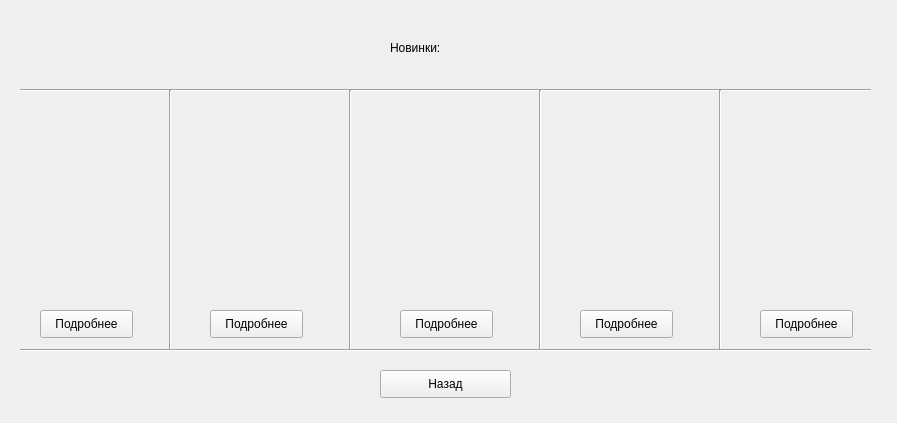
<?xml version="1.0" encoding="UTF-8"?>
<ui version="4.0">
 <class>NewFilms</class>
 <widget class="QWidget" name="NewFilms">
  <property name="geometry">
   <rect>
    <x>0</x>
    <y>0</y>
    <width>897</width>
    <height>423</height>
   </rect>
  </property>
  <property name="windowTitle">
   <string>Новые фильмы уже в прокате!</string>
  </property>
  <property name="windowIcon">
   <iconset resource="resource.qrc">
    <normaloff>:/rec/img/cinema.png</normaloff>:/rec/img/cinema.png</iconset>
  </property>
  <widget class="QPushButton" name="pushButton">
   <property name="geometry">
    <rect>
     <x>380</x>
     <y>370</y>
     <width>131</width>
     <height>28</height>
    </rect>
   </property>
   <property name="text">
    <string>Назад</string>
   </property>
  </widget>
  <widget class="QLabel" name="label">
   <property name="geometry">
    <rect>
     <x>390</x>
     <y>40</y>
     <width>151</width>
     <height>16</height>
    </rect>
   </property>
   <property name="text">
    <string>Новинки:</string>
   </property>
  </widget>
  <widget class="QWidget" name="layoutWidget">
   <property name="geometry">
    <rect>
     <x>20</x>
     <y>60</y>
     <width>901</width>
     <height>277</height>
    </rect>
   </property>
   <layout class="QHBoxLayout" name="horizontalLayout">
    <item>
     <widget class="QLabel" name="label_8">
      <property name="text">
       <string/>
      </property>
      <property name="pixmap">
       <pixmap>../lifePi.jpg</pixmap>
      </property>
     </widget>
    </item>
    <item>
     <widget class="QLabel" name="label_11">
      <property name="text">
       <string/>
      </property>
      <property name="pixmap">
       <pixmap>../oblasti.jpg</pixmap>
      </property>
     </widget>
    </item>
    <item>
     <widget class="QLabel" name="label_2">
      <property name="text">
       <string/>
      </property>
      <property name="pixmap">
       <pixmap>../nfs.jpg</pixmap>
      </property>
     </widget>
    </item>
    <item>
     <widget class="QLabel" name="label_3">
      <property name="text">
       <string/>
      </property>
      <property name="pixmap">
       <pixmap>../galaxy.jpg</pixmap>
      </property>
     </widget>
    </item>
    <item>
     <widget class="QLabel" name="label_4">
      <property name="text">
       <string/>
      </property>
      <property name="pixmap">
       <pixmap>../born.jpg</pixmap>
      </property>
     </widget>
    </item>
   </layout>
  </widget>
  <widget class="QPushButton" name="pushButton_6">
   <property name="geometry">
    <rect>
     <x>760</x>
     <y>310</y>
     <width>93</width>
     <height>28</height>
    </rect>
   </property>
   <property name="text">
    <string>Подробнее</string>
   </property>
  </widget>
  <widget class="QPushButton" name="pushButton_5">
   <property name="geometry">
    <rect>
     <x>580</x>
     <y>310</y>
     <width>93</width>
     <height>28</height>
    </rect>
   </property>
   <property name="text">
    <string>Подробнее</string>
   </property>
  </widget>
  <widget class="QPushButton" name="pushButton_3">
   <property name="geometry">
    <rect>
     <x>210</x>
     <y>310</y>
     <width>93</width>
     <height>28</height>
    </rect>
   </property>
   <property name="text">
    <string>Подробнее</string>
   </property>
  </widget>
  <widget class="Line" name="line">
   <property name="geometry">
    <rect>
     <x>20</x>
     <y>80</y>
     <width>851</width>
     <height>20</height>
    </rect>
   </property>
   <property name="orientation">
    <enum>Qt::Horizontal</enum>
   </property>
  </widget>
  <widget class="QPushButton" name="pushButton_4">
   <property name="geometry">
    <rect>
     <x>400</x>
     <y>310</y>
     <width>93</width>
     <height>28</height>
    </rect>
   </property>
   <property name="text">
    <string>Подробнее</string>
   </property>
  </widget>
  <widget class="QPushButton" name="pushButton_2">
   <property name="geometry">
    <rect>
     <x>40</x>
     <y>310</y>
     <width>93</width>
     <height>28</height>
    </rect>
   </property>
   <property name="text">
    <string>Подробнее</string>
   </property>
  </widget>
  <widget class="Line" name="line_3">
   <property name="geometry">
    <rect>
     <x>160</x>
     <y>90</y>
     <width>20</width>
     <height>261</height>
    </rect>
   </property>
   <property name="orientation">
    <enum>Qt::Vertical</enum>
   </property>
  </widget>
  <widget class="Line" name="line_4">
   <property name="geometry">
    <rect>
     <x>340</x>
     <y>90</y>
     <width>20</width>
     <height>261</height>
    </rect>
   </property>
   <property name="orientation">
    <enum>Qt::Vertical</enum>
   </property>
  </widget>
  <widget class="Line" name="line_5">
   <property name="geometry">
    <rect>
     <x>530</x>
     <y>90</y>
     <width>20</width>
     <height>261</height>
    </rect>
   </property>
   <property name="orientation">
    <enum>Qt::Vertical</enum>
   </property>
  </widget>
  <widget class="Line" name="line_6">
   <property name="geometry">
    <rect>
     <x>710</x>
     <y>90</y>
     <width>20</width>
     <height>261</height>
    </rect>
   </property>
   <property name="orientation">
    <enum>Qt::Vertical</enum>
   </property>
  </widget>
  <widget class="Line" name="line_2">
   <property name="geometry">
    <rect>
     <x>20</x>
     <y>340</y>
     <width>851</width>
     <height>20</height>
    </rect>
   </property>
   <property name="orientation">
    <enum>Qt::Horizontal</enum>
   </property>
  </widget>
 </widget>
 <resources>
  <include location="resource.qrc"/>
 </resources>
 <connections/>
</ui>
